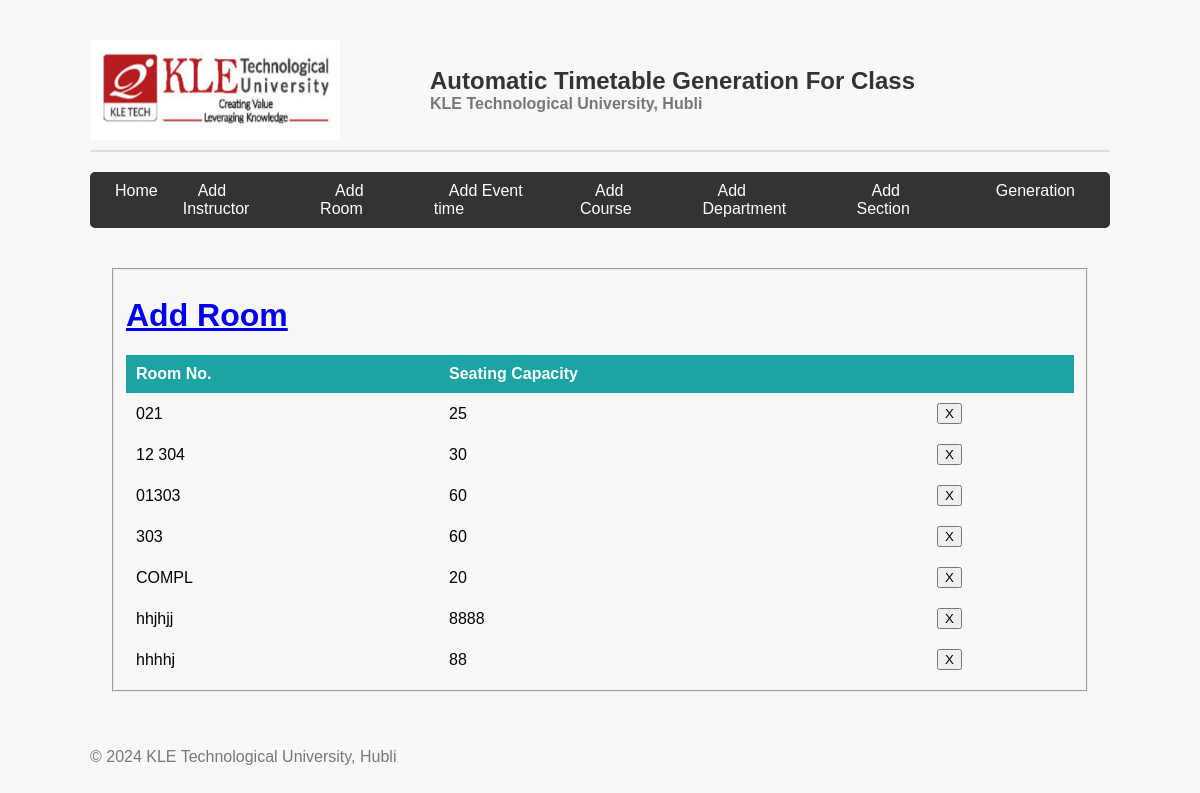
The app's page /room_list/ with its own data.
### mm1/models.py (models this page shows, shortened)
class Room(models.Model):
    r_number = models.CharField(max_length=6)
    seating_capacity = models.IntegerField(default=0)

### mm1/views.py (the view)
# urls.py: path('room_list/', views.room_list, name='editrooms'),
def room_list(request):
    context = {
        'rooms': Room.objects.all()
    }
    return render(request, 'rmlist.html', context)

### templates/rmlist.html (shortened to what this page needs)
{% extends 'base.html' %}
{% block content %}
{% load static %}
<fieldset class="fieldset">
    <a href="{% url 'addroom'%}"><h1 class="tablink" onclick="openPage('new')" id="defaultOpen">Add Room</h1></a>
    <div class="tabcontent" id="edit">
        <table class="table1">
            <thead>
            <tr class="table-headers">
            <th>Room No.</th>
            <th>Seating Capacity</th>
            <th  class="empty"></th>
            </tr>
            </thead>
            <tbody>
            {% for rm in rooms %}
            <tr>
             <td>{{rm.r_number}}</td>
             <td>{{rm.seating_capacity}}</td>
             <td class="empty">
                <form action="{% url 'deleteroom' rm.id %}" method="post">
                        <input type="submit" value="X" class="cross">
                </form>
             </td>
             </tr>
            {% endfor %}
            </tbody>
        </table>
    </div>
</fieldset>
{% endblock %}

### static/CSS/style.css (style rules this page uses)
body { background-color: rgb(248, 248, 248); font-family: 'Arial', sans-serif; margin: 0; padding: 0; }
.table1 { width: 100%; border-collapse: collapse; text-align: left; overflow: hidden; }
.table1 td, th { border-top: 0px solid #ECF0F1; padding: 10px; }
.table1 th { background-color: #1ca4a4; color: #fff; }

### records on screen
Room: r_number "021", seating_capacity "25"
Room: r_number "12 304", seating_capacity "30"
Room: r_number "01303", seating_capacity "60"
Room: r_number "303", seating_capacity "60"
Room: r_number "COMPL", seating_capacity "20"
Room: r_number "hhjhjj", seating_capacity "8888"
Room: r_number "hhhhj", seating_capacity "88"
